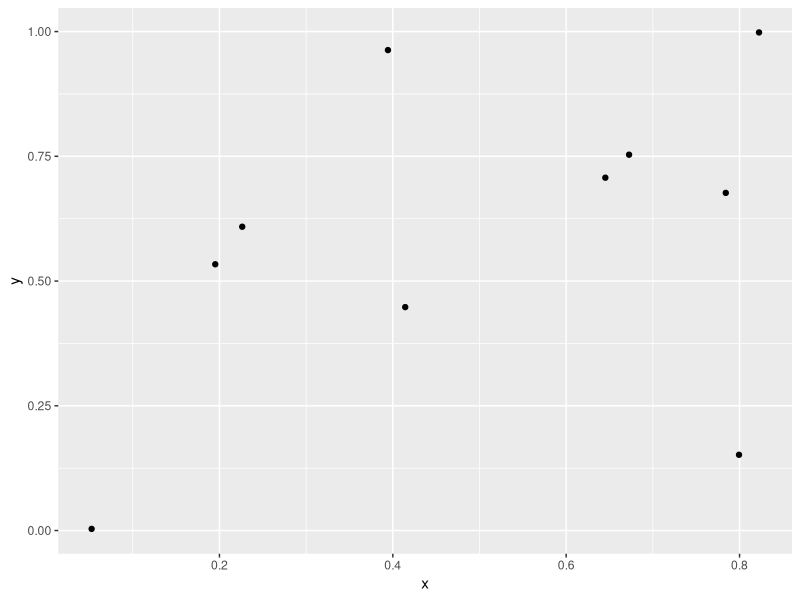

The R source for this figure:
## ---- chunk 1
# K is otter "hover" documentation.
# Not a real buffer but does show you documentation
print(
  "hello")
myfun = function(){
  return(100)
}
myfun()
## ---- chunk 2
library(ggplot2)
df = data.frame(x = runif(10),
                y = runif(10))
ggplot(df) +
  geom_point(aes(x = x, y = y))
# This is an R comment
